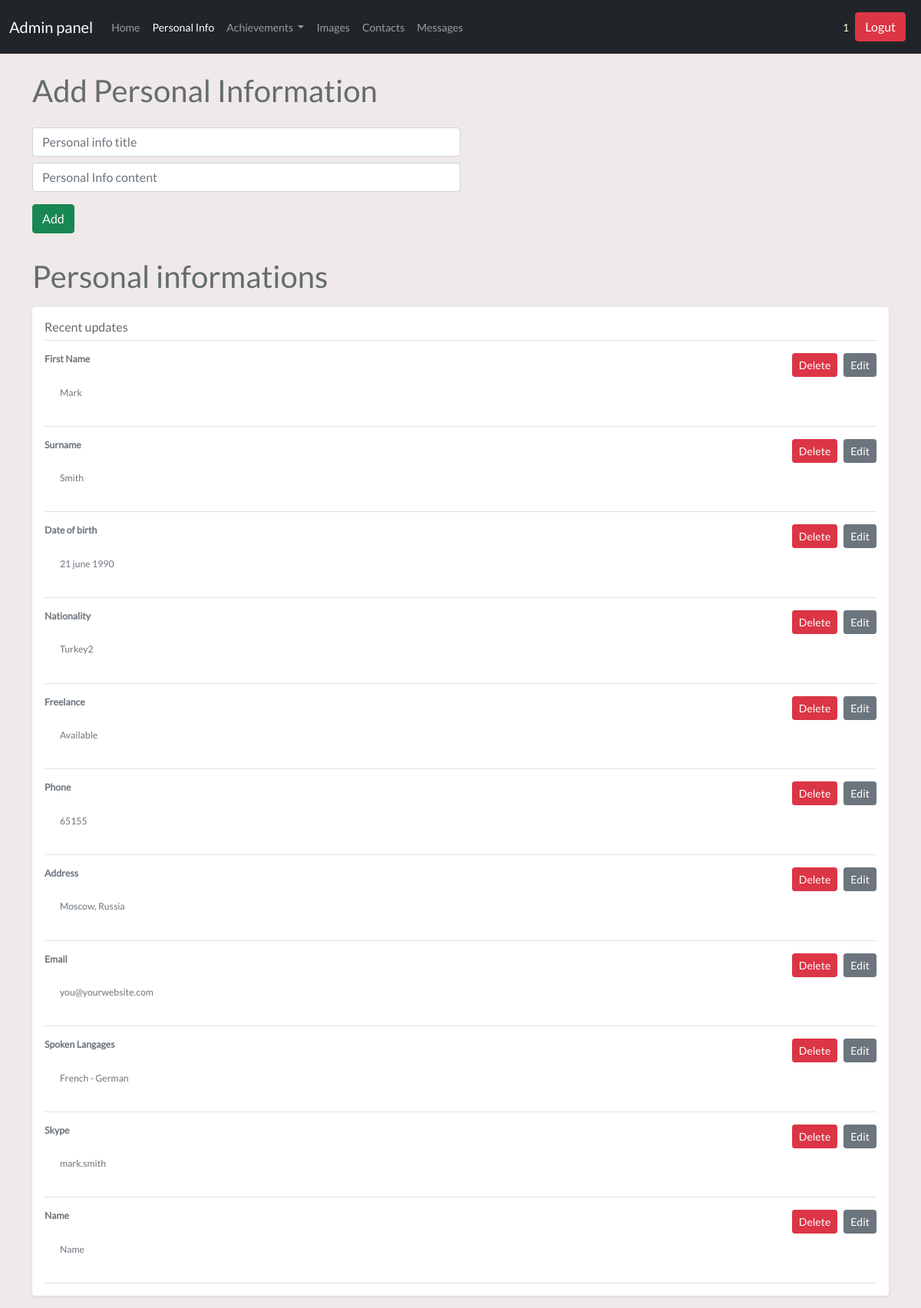
Page /admin/persinfo (signed in) on the earlier database version.
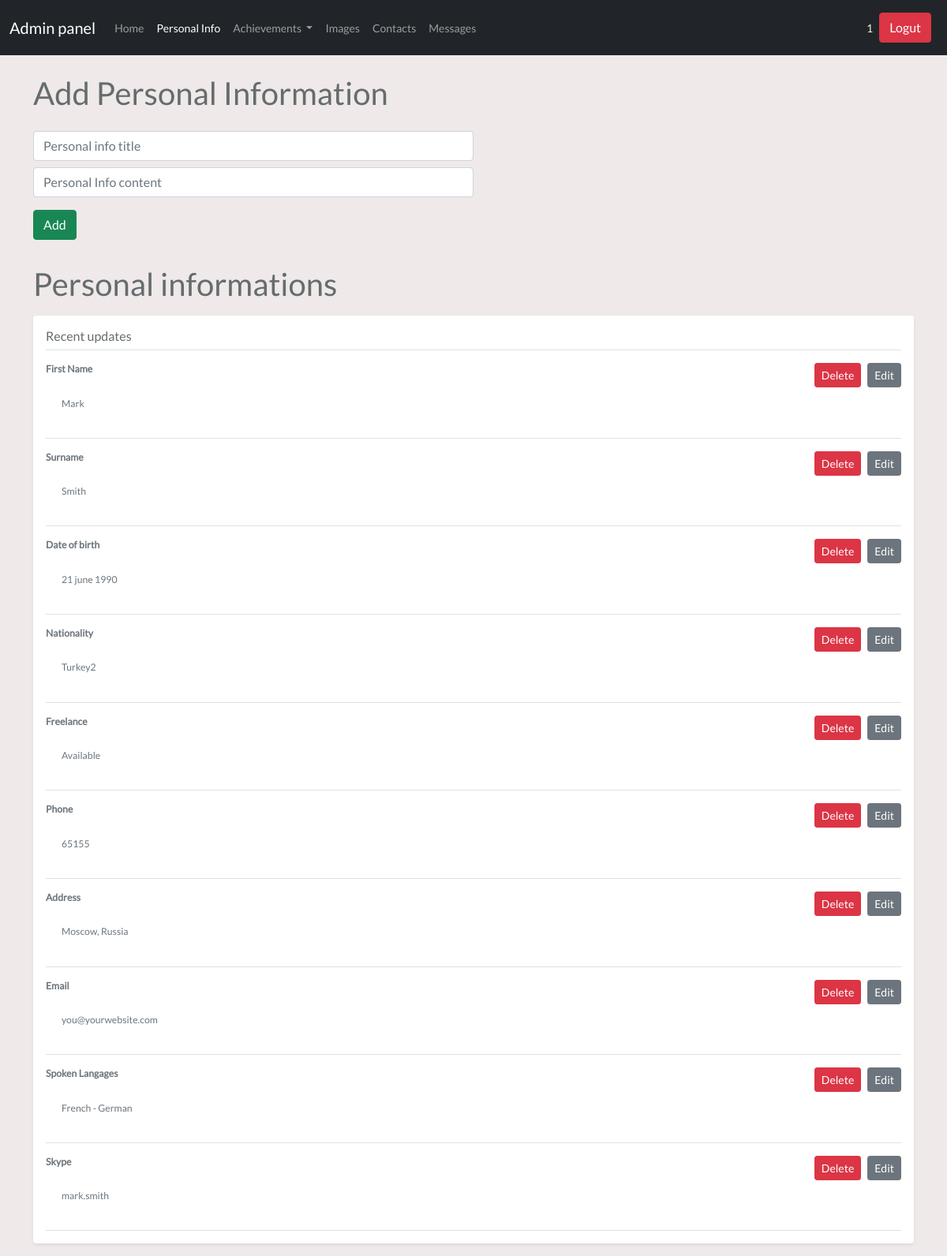
Same page on the later database version.
### tables this page shows
CREATE TABLE user (
	id INTEGER NOT NULL, 
	username VARCHAR(20), 
	email VARCHAR(50), 
	password VARCHAR(80), 
	PRIMARY KEY (id), 
	UNIQUE (username), 
	UNIQUE (email)
);

CREATE TABLE persoinfo (
	id INTEGER NOT NULL, 
	pers_info_title VARCHAR(50), 
	pers_info_content VARCHAR(50), 
	PRIMARY KEY (id)
);

### controllers/admin/persinfo.py (the view, shortened to what this page needs)
@app.route('/admin/persinfo',methods=["GET","POST"])
@login_required
def admin_persinfo_index():
    from run import db
    from models import Persoinfo
    persoinfos=Persoinfo.query.all()
    return render_template ("admin/persinfo.html" ,persoinfos=persoinfos)

### controllers/admin/main.py (called while the page is built)
@app.before_request
def before_request():
    g.user = current_user

### run.py (called while the page is built)
@login_manager.user_loader
def load_user(user_id):
    from models import User
    return User.query.get(user_id)

### templates/admin/persinfo.html (shortened to what this page needs)
{% extends 'admin/dashboard.html' %} {% block content %}
<div class="container">
  <h1 class="adminpage ml-4 mt-4">Add Personal Information</h1>
  <form
    action="/admin/persinfo"
    method="POST"
    class="w-50 ml-4 mt-4"
    enctype="multipart/form-data"
  >
    <input
      type="text"
      name="pers_info_title"
      class="form-control my-2"
      placeholder="Personal info title"
    />
    <input
      type="text"
      name="pers_info_content"
      class="form-control my-2"
      placeholder="Personal Info content"
    />
    <input type="submit" class="btn btn-success my-2" value="Add" />
  </form>
  <h1 class="adminpage ml-4 mt-4">Personal informations</h1>
  {% if persoinfos %}
  <div class="my-3 p-3 bg-body rounded shadow-sm">
    <h6 class="border-bottom pb-2 mb-0">Recent updates</h6>
    {% for persoinfo in persoinfos %}
    <div class="d-flex text-muted pt-3">
      <p
        class="
          w-100
          pb-3
          d-flex
          justify-content-between
          mb-0
          small
          lh-sm
          border-bottom
        "
      >
        <span class="w-100">
          <strong class="d-block text-gray-dark"
            >{{persoinfo.pers_info_title}}</strong
          >
          <span class="col-6 skill d-flex mt-2">
            {{persoinfo.pers_info_content}}
          </span>
        </span>
        <span class="d-flex align-items-start">
          <a href="/delete/{{persoinfo.id}}" class="btn btn-sm btn-danger me-2"
            >Delete</a
          >
          <a
            href="/updatepersinfo/{{persoinfo.id}}"
            class="btn btn-sm btn-secondary"
            >Edit</a
          >
        </span>
      </p>
    </div>
    {% endfor %}
  </div>
  {% endif %}
</div>
{% endblock %}

### templates/admin/dashboard.html (shortened to what this page needs)
<!DOCTYPE html>
<html lang="en">
  <head>
    <link
      rel="stylesheet"
      href="https://cdnjs.cloudflare.com/ajax/libs/font-awesome/5.15.3/css/all.min.css"
    />
    <link
      href="{{ url_for('static', filename='bootstrap.min.css') }}"
      rel="stylesheet"
    />
    <link rel="stylesheet" href="/static/admin/css/style.css" />
  </head>
  <body>
    <nav class="navbar navbar-expand-lg navbar-dark bg-dark">
      <div class="container-fluid">
        {% if '/admin/dashboard' in request.path %}
        <span class="navbar-brand">Admin panel</span>
        {% else %}
        <a class="navbar-brand" href="/admin/dashboard">Admin panel</a>
        {% endif %}
        <div class="collapse navbar-collapse" id="navbarText">
          <ul class="navbar-nav me-auto mb-2 mb-lg-0">
            <li class="nav-item">
              <a
                class="nav-link {{'active' if '/admin/home' in request.path else  ''}}"
                aria-current="page"
                href="/admin/home"
                >Home</a
              >
            </li>
            <li class="nav-item">
              <a
                class="nav-link {{'active' if '/admin/persinfo' in request.path else  ''}}"
                href="/admin/persinfo"
                >Personal Info</a
              >
            </li>
            <li class="nav-item dropdown">
              <a
                class="nav-link dropdown-toggle"
                href="#"
                id="navbarScrollingDropdown"
                role="button"
                data-bs-toggle="dropdown"
                aria-expanded="false"
              >
                Achievements
              </a>
            </li>
            <li class="nav-item">
              <a
                class="nav-link {{'active' if '/admin/images' in request.path else  ''}}"
                href="/admin/images"
                >Images</a
              >
            </li>
            <li class="nav-item">
              <a
                class="nav-link {{'active' if '/admin/socialprof' in request.path else  ''}}"
                href="/admin/socialprof"
                >Contacts</a
              >
            </li>
            <li class="nav-item">
              <a
                class="nav-link {{'active' if '/admin/form' in request.path else  ''}}"
                href="/admin/form"
                >Messages</a
              >
            </li>
          </ul>
          <div class="d-flex align-items-center">
            <div style="color: beige">{{ current_user.username }}</div>
            <button
              class="btn btn-danger m-2"
              onclick="window.location.href = '/logout'"
            >
              Logut
            </button>
          </div>
        </div>
      </div>
    </nav>
    {% block content %} {% endblock %}
  </body>
</html>

### static/app/css/style.css (style rules this page uses)
body { font-family: Lato, serif, Calibri, Arial; font-size: 14px; background-color: #efe9e9; color: #656c6d; font-weight: 400; margin: 0; padding: 0; box-sizing: border-box; }
.skill { padding: 20px; }

Differences in the rows shown:
removed persoinfo: pers_info_title "Name", pers_info_content "Name"
